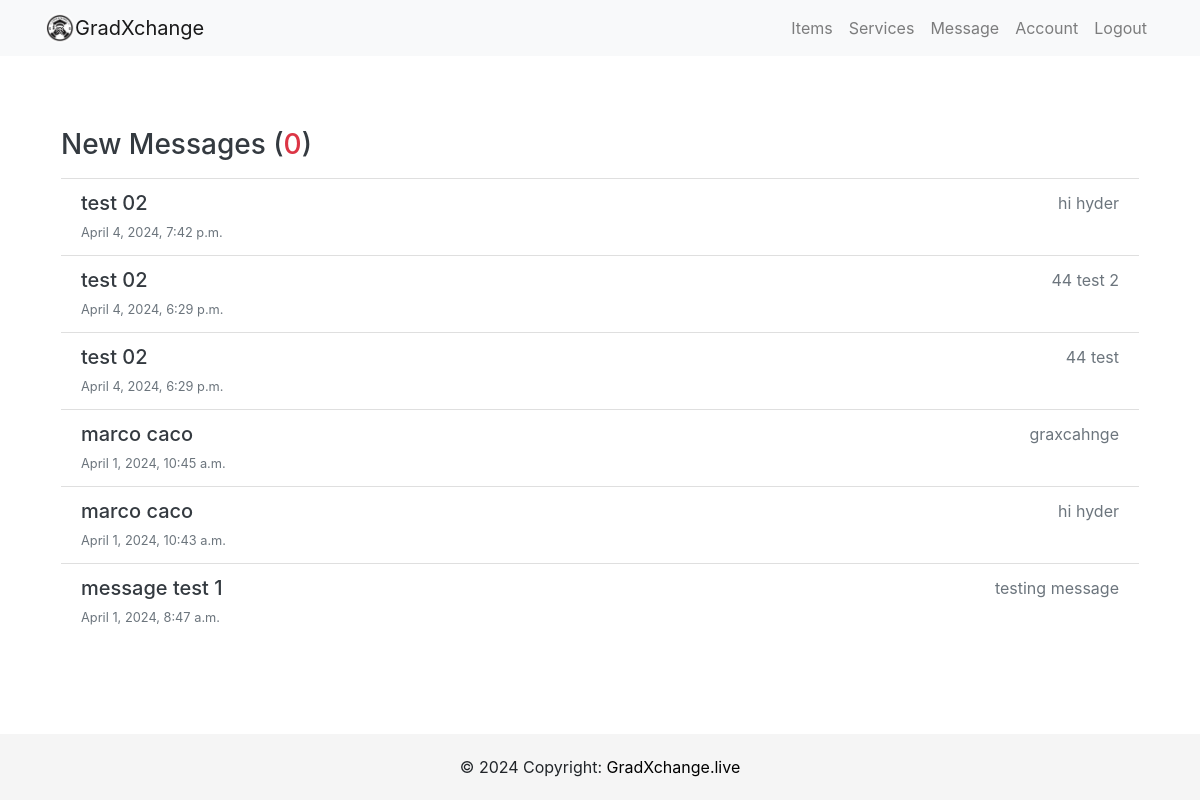
Page /inbox/ (signed in) on the earlier database version.
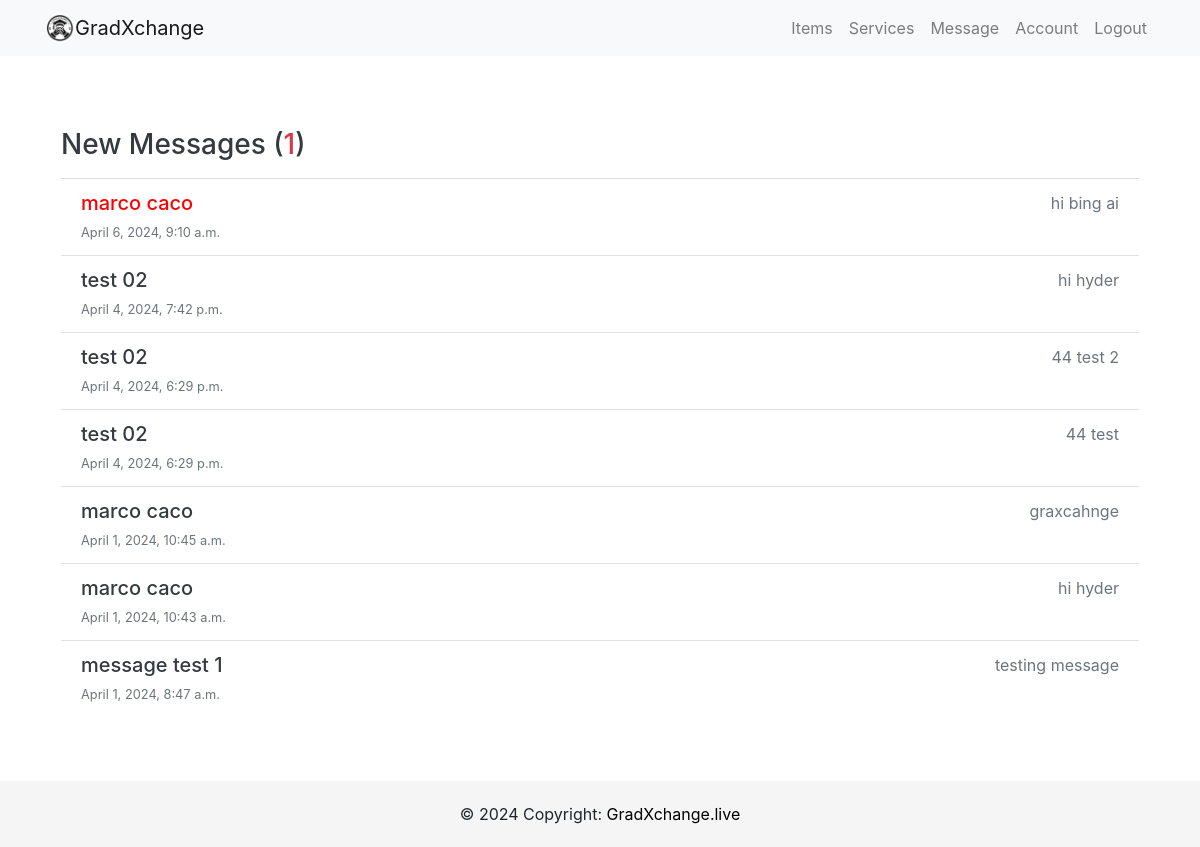
Same page on the later database version.
### users/models.py (models this page shows, shortened)
class Message(models.Model):
    sender = models.ForeignKey(Profile, on_delete=models.SET_NULL, null=True, blank=True)
    recipient = models.ForeignKey(Profile, on_delete=models.SET_NULL, null=True, blank=True, related_name="messages")
    name = models.CharField(max_length=200, null=True, blank=True)
    email = models.EmailField(max_length=200, null=True, blank=True)
    subject = models.CharField(max_length=200, null=True, blank=True)
    body = models.TextField()
    is_read = models.BooleanField(default=False, null=True)
    created = models.DateTimeField(auto_now_add=True)
    id = models.UUIDField(default=uuid.uuid4,unique=True,primary_key=True, editable=False)
    class Meta:
        ordering = ['is_read', '-created']

### users/views.py (the view)
# urls.py: path('inbox/', user_views.inbox, name='inbox'),
@login_required
def inbox(request):
    profile =  request.user.profile
    messageRequests = profile.messages.all()
    unreadCount = messageRequests.filter(is_read=False).count()
    context = {'messageRequests':  messageRequests, 'unreadCount': unreadCount}
    return render(request, 'users/inbox.html', context)

### users/templates/users/inbox.html
{% extends 'users/base.html' %}
{% block body %}
<div class="container">
    <div class="inbox my-5 p-3">
        <div class="content-box bg-white rounded shadow-sm">
            <h3 class="inbox__title text-dark py-2">New Messages (<span class="text-danger">{{ unreadCount }}</span>)
            </h3>
            <ul class="list-group list-group-flush">
                {% for message in messageRequests %}
                {% if message.is_read == False %}
                <li
                    class="list-group-item list-group-item-action flex-column align-items-start message message--unread">
                    {% else %}
                <li class="list-group-item list-group-item-action flex-column align-items-start message">
                    {% endif %}
                    <a href="{% url 'message' message.id %}"
                        class="d-flex w-100 justify-content-between text-decoration-none text-dark">
                        <div>
                            <h5 class="mb-1 message__author">{{ message.name }}</h5>
                            <small class="message__date text-muted">{{ message.created }}</small>
                        </div>
                        <div class="text-right">
                            <p class="mb-1 message__subject text-muted">{{ message.subject }}</p>
                        </div>
                    </a>
                </li>
                {% endfor %}
            </ul>
        </div>
    </div>
</div>
{% endblock %}

Differences in the rows shown:
added Message: name "marco caco", created "April 6, 2024, 9:10 a.m.", subject "hi bing ai"
Other differences:
{{ unreadCount }}: "0" → "1"
